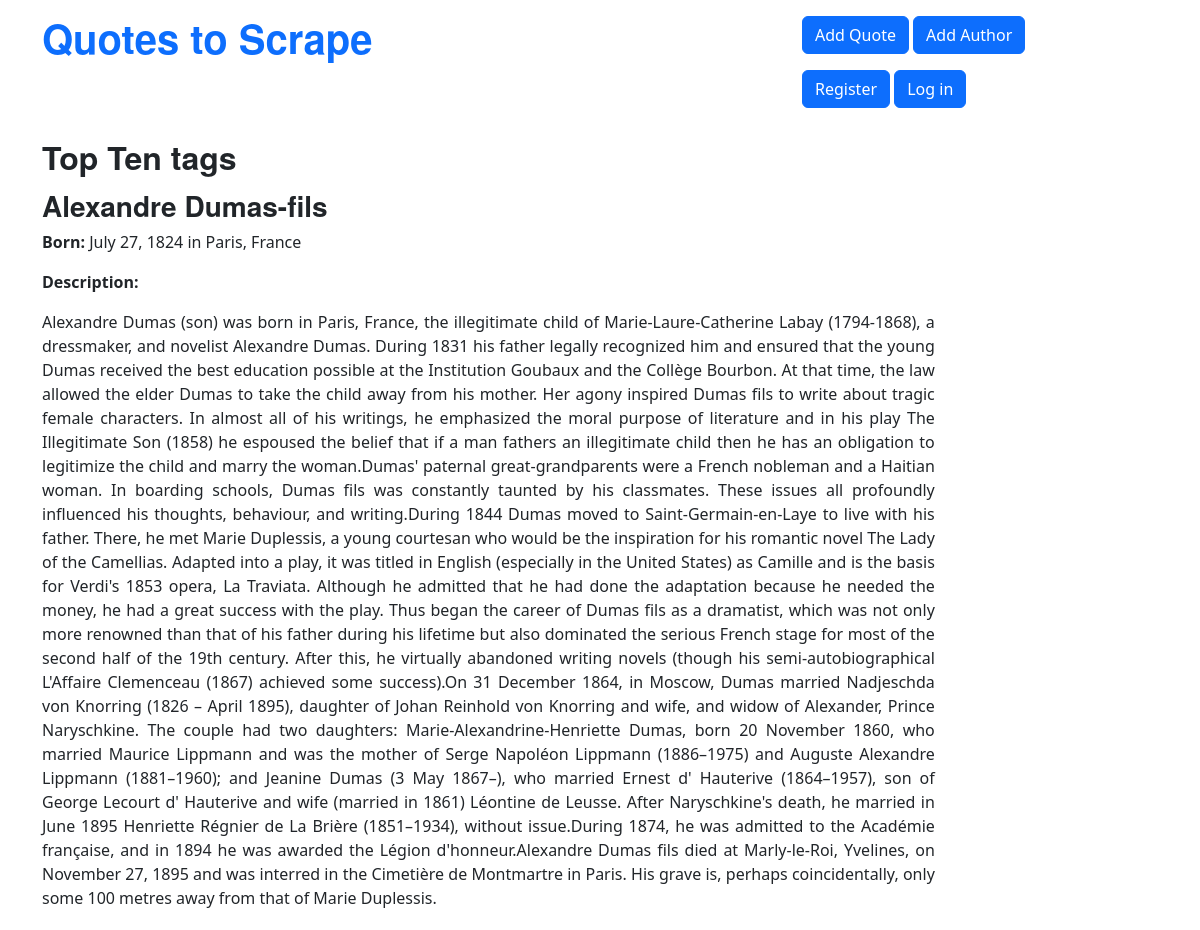
/author/33/, run on the app's committed database.
### quotes/models.py (models this page shows, shortened)
class Author(models.Model):
    fullname = models.CharField(max_length=50)
    born_date = models.CharField(max_length=50)
    born_location = models.CharField(max_length=150)
    description = models.TextField()
    created_at = models.DateTimeField(auto_now_add=True)
    user = models.ForeignKey(User, on_delete=models.CASCADE, default=1)

### quotes/views.py (the view)
# urls.py: path('author/<str:author_id>/', views.author_detail),
def author_detail(request, author_id):
    author = get_object_or_404(Author, pk=author_id)
    return render(request, 'quotes/author_detail.html', {'author': author})

### quotes/templates/quotes/author_detail.html
{% extends 'quotes/base.html' %}
{% block content %}
<div class="author-details">
    <h3 class="author-title">{{ author.fullname }}</h3>
    <p><strong>Born:</strong> <span class="author-born-date">{{ author.born_date }}</span> <span
            class="author-born-location">{{ author.born_location }}</span></p>
    <p><strong>Description:</strong></p>
    <div class="author-description">
        {{ author.description }}
    </div>
</div>
{% endblock %}

### quotes/static/quotes/style.css (style rules this page uses)
.author-description { text-align: justify; margin-bottom: 20px; }
* { -webkit-box-sizing: border-box; -moz-box-sizing: border-box; box-sizing: border-box; }
h3, .h3 { font-size: 28px; }
b, strong { font-weight: bold; }
.author-details { width: 80%; }
h1, h2, h3, h4, h5, h6, .h1, .h2, .h3, .h4, .h5, .h6 { font-family: "Raleway","Helvetica Neue",Helvetica,Arial,sans-serif; font-weight: bold; line-height: 1.1; color: inherit; }

### data on the page
Author: fullname "Alexandre Dumas-fils", born_date "July 27, 1824", born_location "in Paris, France", description "Alexandre Dumas (son) was born in Paris, France, the illegitimate child of Marie-Laure-Catherine Labay (1794-1868), a dressmaker, and novelist Alexandre Dumas. During 1831 his father legally recognized him and ensured that the young Dumas received the best education possible at the Institution Goubaux and the Collège Bourbon. At that time, the law allowed the elder Dumas to take the child away from his mother. Her agony inspired Dumas fils to write about tragic female characters. In almost all of his writings, he emphasized the moral purpose of literature and in his play The Illegitimate Son (1858) he espoused the belief that if a man fathers an illegitimate child then he has an obligation…"
